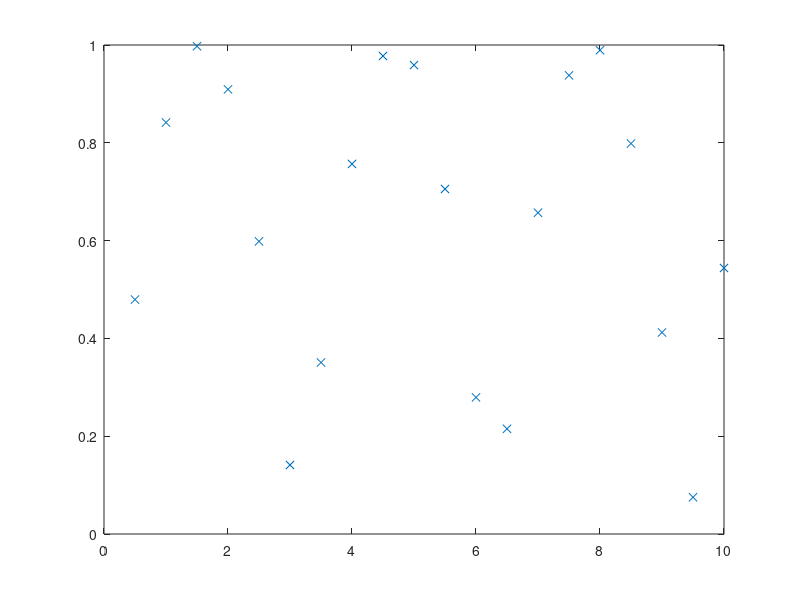

MATLAB code for this plot: (Note: this script raises an error after producing the figure.)
% Example of univariate case
clear all; close all;
k = 3;      % B-spline's order: 2-linear, 3-quadratic, 4-cubic, 5-quartic
npp = 16;   % number of piecewise polynomials, should <= length(x)-k+1
            % It could be less than the number of data points.

% Construct an example
%%x = linspace(0,2*pi,51)';
%%y = cos(x) + .2*(rand(size(x))-.5);
x = [0.5:0.5:10]';
y = abs(sin(x));
%y = y + .5*(rand(size(x))-.5);  % add some noise
plot(x,y,'x');
hold on

% Least square fitting using B-spline. In this example, we let the 
% toolbox determines the knot sequences for us. See also MATLAB's
% Spline Toolbox for other choices.
sp = spap2(npp,k,x,y);   % least squares approximation
fnplt(sp,'b--')          % function plot

% Extract the information of resulting B-spline
[coefs,knots] = fnbrk(sp, 'coefs', 'knots');
C = spcol(knots, k, x);  % obtain collocation matrix
xx = aveknt(knots,k)';   % get the site locations
nc = size(xx,1);         % number of sites (should equal to npp+k-1)

% Check correctness
eps = 1e-6;
p = C\y; % QR sol'n
collocation_matrix_construction_is_ok = ...
  norm(coefs(:) - p) < eps


sp2 = spnonneg1d(knots, k, x, y);
fnplt(sp2,'r');
%xlabel('x value','FontWeight','bold');
%ylabel('y value','FontWeight','bold');
legend('data points','Fitting by spap2','Fitting by spnonneg')
%title('Nonnegative Fitting','FontSize',12,'FontWeight','bold')
hold off

%% Check 
%% resulting_B_spline_is_convex = ...
%%  isempty(find(diff(diff(fnval(sp2,xx))./diff(xx))' < 0))
